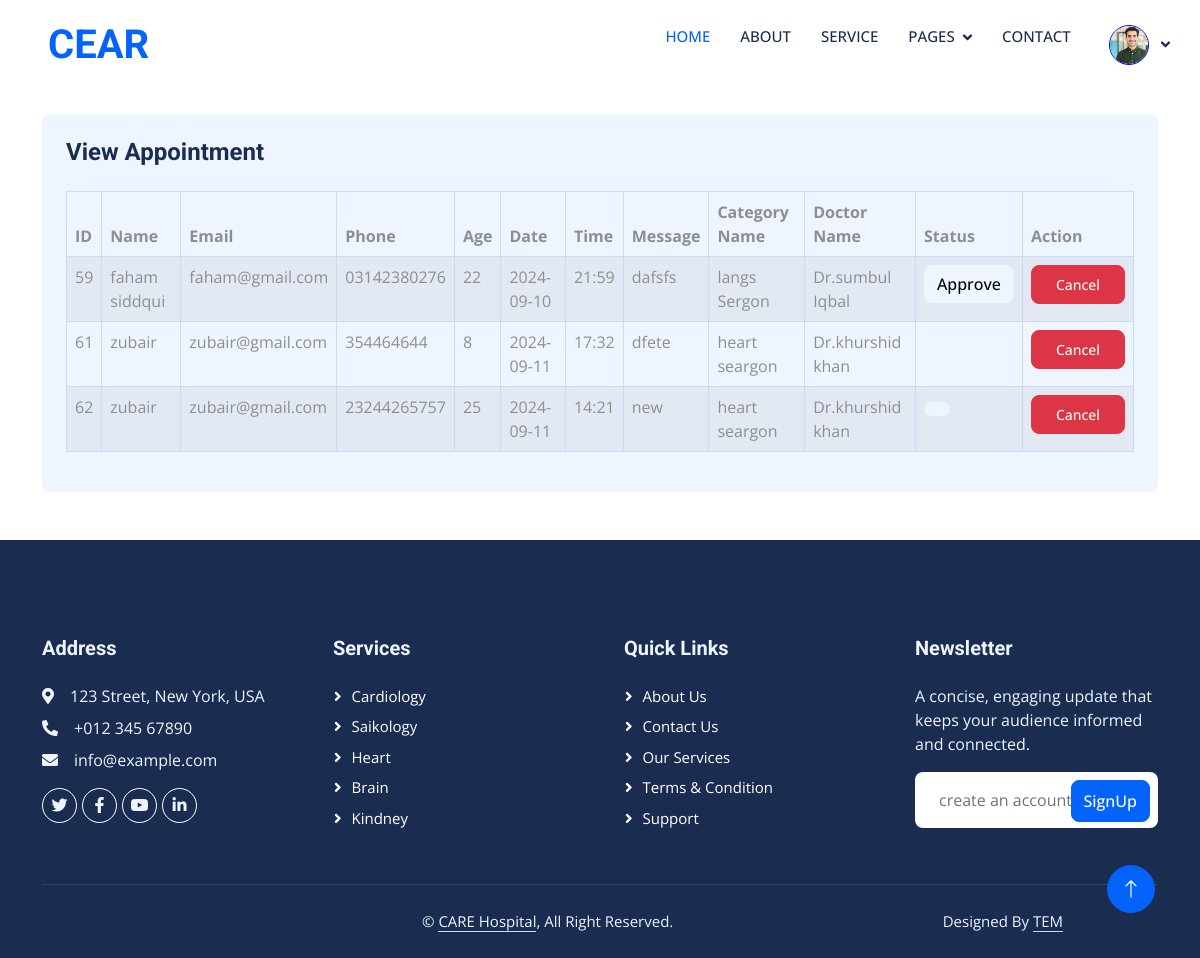
The app's page /Frontend/patient-dashbord.php (signed in) with its own data.
### tables this page shows
CREATE TABLE `users` (
  `user_id` int(11) NOT NULL,
  `name` varchar(255) NOT NULL,
  `email` varchar(255) NOT NULL,
  `password` varchar(255) NOT NULL,
  `profile_picture` varchar(255) NOT NULL,
  `role_id` int(11) NOT NULL
);

CREATE TABLE `appoints` (
  `dappoints_id` int(11) NOT NULL,
  `name` varchar(255) NOT NULL,
  `email` varchar(255) NOT NULL,
  `phone` varchar(255) NOT NULL,
  `age` varchar(255) NOT NULL,
  `appoint_date` varchar(255) NOT NULL,
  `appoint_time` varchar(255) NOT NULL,
  `message` varchar(255) NOT NULL,
  `category_n` varchar(255) NOT NULL,
  `doctor_id` int(11) NOT NULL,
  `user_id` int(11) NOT NULL,
  `status` varchar(255) NOT NULL
);

CREATE TABLE `categories` (
  `category_id` int(11) NOT NULL,
  `category_name` varchar(255) NOT NULL,
  `category_desc` varchar(255) NOT NULL,
  `c_image` varchar(255) NOT NULL
);

### Frontend/patient-dashbord.php (the view, shortened to what this page needs)
<?php
include 'link.php';
include 'header.php';
include '../backend/db.php';
?>
<div class="container mt-4">
    <div class="bg-light rounded p-4">
        <h4 class="mb-4">View Appointment</h4>
        <div class="table-responsive">
            <table class="table table-striped table-bordered">
                <thead class="thead-dark">
                    <tr>
                        <th scope="col">ID</th>
                        <th scope="col">Name</th>
                        <th scope="col">Email</th>
                        <th scope="col">Phone</th>
                        <th scope="col">Age</th>
                        <th scope="col">Date</th>
                        <th scope="col">Time</th>
                        <th scope="col">Message</th>
                        <th scope="col">Category Name</th>
                        <th scope="col">Doctor Name</th>
                        <th scope="col">Status</th>
                        <th scope="col">Action</th>
                    </tr>
                </thead>
                <tbody>
                <?php
if (isset($_SESSION['email']) && isset($_SESSION['user_id'])) {
    if ($isLoggedIn) {
        $userId = $_SESSION['user_id'];
    } else {
        echo "<script>location.href='login.php';</script>";
        exit();}
    $selectquery = "
        SELECT
            appoints.dappoints_id,
            appoints.name,
            appoints.email,
            appoints.phone,
            appoints.age,
            appoints.appoint_date,
            appoints.appoint_time,
            appoints.message,
            appoints.status,
            categories.category_name,
            CONCAT(doctors.first_name, ' ', doctors.last_name) AS doctor_name
        FROM
            appoints
        INNER JOIN
            users ON appoints.user_id = users.user_id
        INNER JOIN
            categories ON appoints.category_n = categories.category_id
        INNER JOIN
            doctors ON appoints.doctor_id = doctors.doctor_id
        WHERE
            appoints.user_id = ?";
    $stmt = mysqli_prepare($cons, $selectquery);
    mysqli_stmt_bind_param($stmt, 'i', $userId);
    mysqli_stmt_execute($stmt);
    $result = mysqli_stmt_get_result($stmt);
    while ($row = mysqli_fetch_assoc($result)) {
        ?>
        <tr>
            <td><?php echo htmlspecialchars($row['dappoints_id']); ?></td>
            <td><?php echo htmlspecialchars($row['name']); ?></td>
            <td><?php echo htmlspecialchars($row['email']); ?></td>
            <td><?php echo htmlspecialchars($row['phone']); ?></td>
            <td><?php echo htmlspecialchars($row['age']); ?></td>
            <td><?php echo htmlspecialchars($row['appoint_date']); ?></td>
            <td><?php echo htmlspecialchars($row['appoint_time']); ?></td>
            <td><?php echo htmlspecialchars($row['message']); ?></td>
            <td><?php echo htmlspecialchars($row['category_name']); ?></td>
            <td><?php echo htmlspecialchars($row['doctor_name']); ?></td>
            <td><button class="btn btn-light"><?php echo htmlspecialchars($row['status']); ?></button></td>
            <td><a href="?id=<?php echo $row['dappoints_id']; ?>" class="btn btn-sm btn-danger py-2 px-4">Cancel</a></td>
        </tr>
        <?php
    }
} else {
    header("Location:doctor-login.php");
    exit;
}
?>
                </tbody>
            </table>
        </div>
    </div>
</div>
<?php
include 'footer.php';
?>

### Frontend/header.php (shortened to what this page needs)
    </head>
<body>
    <?php
include '../backend/db.php';
$isLoggedIn = isset($_SESSION['user_id']);
if ($isLoggedIn) {
    $userId = $_SESSION['user_id'];
    $selectquery = "SELECT profile_picture, role_id FROM users WHERE user_id = ?";
    $stmt = mysqli_prepare($cons, $selectquery);
    if ($stmt) {
        mysqli_stmt_bind_param($stmt, 'i', $userId);
        mysqli_stmt_execute($stmt);
        $result = mysqli_stmt_get_result($stmt);
        $user = mysqli_fetch_assoc($result);
        $hasAccess = ($user['role_id'] == 3);
    } else {
        $hasAccess = false;
    }
}
?>
<nav class="navbar navbar-expand-lg bg-white navbar-light sticky-top p-0 wow fadeIn" data-wow-delay="0.1s">
    <a href="index.php" class="navbar-brand d-flex align-items-center px-4 px-lg-5">
        <h1 class="m-0 text-primary">CEAR</h1>
    </a>
    <div class="collapse navbar-collapse" id="navbarCollapse">
        <div class="navbar-nav ms-auto p-4 p-lg-0">
            <a href="index.php" class="nav-item nav-link active">Home</a>
            <a href="about.php" class="nav-item nav-link">About</a>
            <a href="service.php" class="nav-item nav-link">Service</a>
            <div class="nav-item dropdown">
                <a href="#" class="nav-link dropdown-toggle" data-bs-toggle="dropdown">Pages</a>
            </div>
            <a href="contact.php" class="nav-item nav-link">Contact</a>
            <?php if ($isLoggedIn && $hasAccess): ?>
                <div class="nav-item dropdown">
                    <a href="#" class="nav-link dropdown-toggle" data-bs-toggle="dropdown">
                        <img class="rounded-circle profile-pic" src="../backend/uploads-images/<?php echo htmlspecialchars($user['profile_picture']); ?>" alt="Profile Picture">
                    </a>
                </div>
            <?php else: ?>
                <a href="login.php" class="nav-item nav-link">Login</a>
            <?php endif; ?>
        </div>
    </div>
</nav>

### Frontend/css/style.css (style rules this page uses)
:root { --primary: #0463FA; --light: #EFF5FF; --dark: #1B2C51; }
.btn { font-weight: 500; transition: .5s; }
.navbar .dropdown-toggle::after { border: none; content: "\f107"; font-family: "Font Awesome 5 Free"; font-weight: 900; vertical-align: middle; margin-left: 8px; }
.navbar .navbar-nav .nav-link { margin-right: 30px; padding: 25px 0; color: #FFFFFF; font-size: 15px; font-weight: 500; text-transform: uppercase; outline: none; }
.navbar .navbar-nav .nav-link:hover, .navbar .navbar-nav .nav-link.active { color: var(--primary); }
.navbar .navbar-brand, .navbar a.btn { height: 75px; }
.navbar .navbar-nav .nav-link { color: var(--dark); font-weight: 500; }
.navbar.sticky-top { top: -100px; transition: .5s; }

### Frontend/header.php (style rules this page uses)
.profile-pic { border: 1px solid blue; width: 40px; height: 40px; object-fit: cover; margin-left: 8px; }

### records on screen
users: profile_picture (picture)
appoints: dappoints_id "59", name "faham siddqui", email "faham@gmail.com", phone "03142380276", age "22", appoint_date "2024-09-10", appoint_time "21:59", message "dafsfs", categories.category_name "langs Sergon", doctor_name "Dr.sumbul Iqbal", status "Approve"
appoints: dappoints_id "61", name "zubair", email "zubair@gmail.com", phone "354464644", age "8", appoint_date "2024-09-11", appoint_time "17:32", message "dfete", categories.category_name "heart seargon", doctor_name "Dr.khurshid khan"
appoints: dappoints_id "62", name "zubair", email "zubair@gmail.com", phone "23244265757", age "25", appoint_date "2024-09-11", appoint_time "14:21", message "new", categories.category_name "heart seargon", doctor_name "Dr.khurshid khan"
